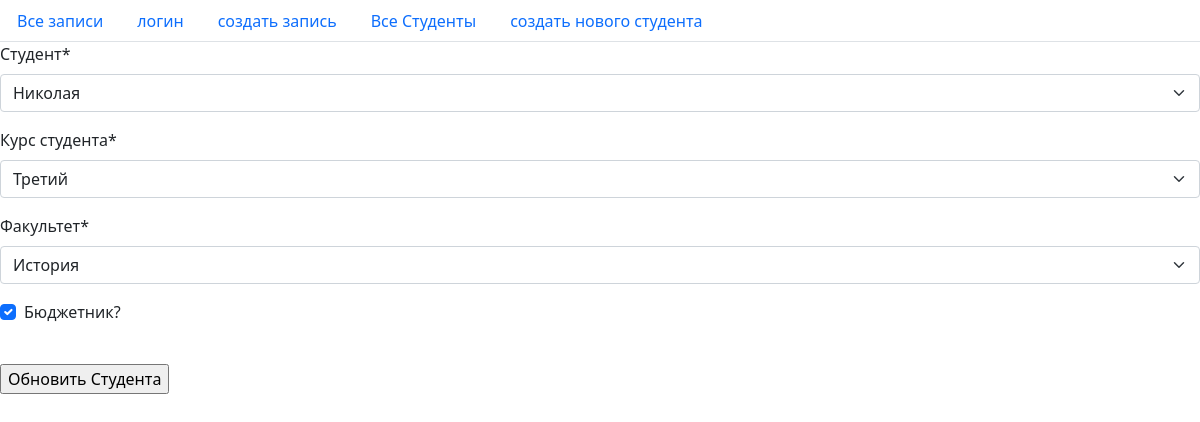
The page /guides_phones/students/1/update on the database its author committed.
### guides_phones/models.py (models this page shows, shortened)
class Students(models.Model):
    class Course(models.TextChoices):
        первый = 'fi'
        второй = 'sc'
        третий = 'tr'
        четвертый = 'fo'
        пятый = 'fv'
    class Facultet(models.TextChoices):
        математика = 'ma'
        литература = 'li'
        история = 'hi'
        философия = 'ph'
        лингвистика = 'la'
    user = models.OneToOneField(UsersPhone, verbose_name='студент', on_delete=models.PROTECT, related_name='student_name')
    corse = models.CharField(max_length=2, null=False, blank=False, choices=Course.choices, default='fi', verbose_name='курс студента')
    facultet = models.CharField(max_length=2, null=False, blank=False, choices=Facultet.choices, default='fi', verbose_name='факультет')
    budjet = models.BooleanField(default=False, verbose_name='бюджетник?')
    class Meta:
        verbose_name = 'студент'
        verbose_name_plural = 'список студентов'

### guides_phones/views.py (the view)
# urls.py: path('students/<int:pk>/update', StudentUpdateView.as_view(), name='student_update'),
class StudentUpdateView(UpdateView):
    model = Students
    form_class = StudentsForm
    template_name = 'tel_giude/update_student.html'
    context_object_name = "student"
    success_url = '/guides_phones'

### guides_phones/forms.py
class StudentsForm(ModelForm):
    class Meta:
        model = Students
        fields = ('user', 'corse', 'facultet', 'budjet')

### guides_phones/models.py (called while the page is built)
    def __str__(self):
        return self.user_name

### guides_phones/templates/tel_giude/update_student.html (shortened to what this page needs)
{% extends  'lay.html' %}
{% load static %}
{% load crispy_forms_tags %}
        {% block body %}
            <form method="post">
                {{form|crispy}}
                <br>
                <input type="submit" value="Обновить Студента">
                </form>
	  {% endblock %}

### rows shown on the page
Students: user "Николая", corse "Третий", facultet "История", budjet "☑"
